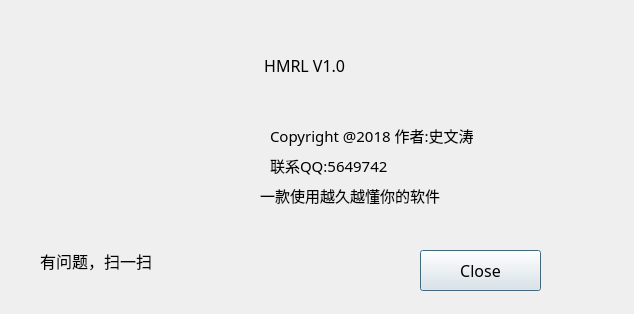
<?xml version="1.0" encoding="UTF-8"?>
<ui version="4.0">
 <class>AboutUs</class>
 <widget class="QDialog" name="AboutUs">
  <property name="geometry">
   <rect>
    <x>0</x>
    <y>0</y>
    <width>634</width>
    <height>314</height>
   </rect>
  </property>
  <property name="windowTitle">
   <string>Dialog</string>
  </property>
  <widget class="NBaseQREncodeWidget" name="widget" native="true">
   <property name="geometry">
    <rect>
     <x>10</x>
     <y>20</y>
     <width>241</width>
     <height>211</height>
    </rect>
   </property>
  </widget>
  <widget class="QLabel" name="label">
   <property name="geometry">
    <rect>
     <x>40</x>
     <y>240</y>
     <width>151</width>
     <height>41</height>
    </rect>
   </property>
   <property name="font">
    <font>
     <family>宋体</family>
     <pointsize>12</pointsize>
    </font>
   </property>
   <property name="text">
    <string>有问题，扫一扫</string>
   </property>
  </widget>
  <widget class="QLabel" name="label_2">
   <property name="geometry">
    <rect>
     <x>260</x>
     <y>50</y>
     <width>261</width>
     <height>31</height>
    </rect>
   </property>
   <property name="font">
    <font>
     <family>宋体</family>
     <pointsize>12</pointsize>
    </font>
   </property>
   <property name="text">
    <string> HMRL V1.0</string>
   </property>
  </widget>
  <widget class="QPushButton" name="btnClose">
   <property name="geometry">
    <rect>
     <x>420</x>
     <y>250</y>
     <width>121</width>
     <height>41</height>
    </rect>
   </property>
   <property name="font">
    <font>
     <family>宋体</family>
     <pointsize>12</pointsize>
    </font>
   </property>
   <property name="text">
    <string>Close</string>
   </property>
  </widget>
  <widget class="QLabel" name="label_3">
   <property name="geometry">
    <rect>
     <x>270</x>
     <y>120</y>
     <width>261</width>
     <height>31</height>
    </rect>
   </property>
   <property name="font">
    <font>
     <family>宋体</family>
     <pointsize>11</pointsize>
    </font>
   </property>
   <property name="text">
    <string>Copyright @2018 作者:史文涛</string>
   </property>
   <property name="textFormat">
    <enum>Qt::PlainText</enum>
   </property>
   <property name="wordWrap">
    <bool>true</bool>
   </property>
  </widget>
  <widget class="QLabel" name="label_5">
   <property name="geometry">
    <rect>
     <x>260</x>
     <y>180</y>
     <width>221</width>
     <height>31</height>
    </rect>
   </property>
   <property name="font">
    <font>
     <family>宋体</family>
     <pointsize>11</pointsize>
    </font>
   </property>
   <property name="text">
    <string>一款使用越久越懂你的软件</string>
   </property>
   <property name="textFormat">
    <enum>Qt::PlainText</enum>
   </property>
   <property name="wordWrap">
    <bool>true</bool>
   </property>
  </widget>
  <widget class="QLabel" name="label_4">
   <property name="geometry">
    <rect>
     <x>270</x>
     <y>150</y>
     <width>261</width>
     <height>31</height>
    </rect>
   </property>
   <property name="font">
    <font>
     <family>宋体</family>
     <pointsize>11</pointsize>
    </font>
   </property>
   <property name="text">
    <string>联系QQ:5649742</string>
   </property>
   <property name="textFormat">
    <enum>Qt::PlainText</enum>
   </property>
   <property name="wordWrap">
    <bool>true</bool>
   </property>
  </widget>
 </widget>
 <customwidgets>
  <customwidget>
   <class>NBaseQREncodeWidget</class>
   <extends>QWidget</extends>
   <header>../inc/nbaseqrencodewidget.h</header>
   <container>1</container>
  </customwidget>
 </customwidgets>
 <resources/>
 <connections/>
</ui>
